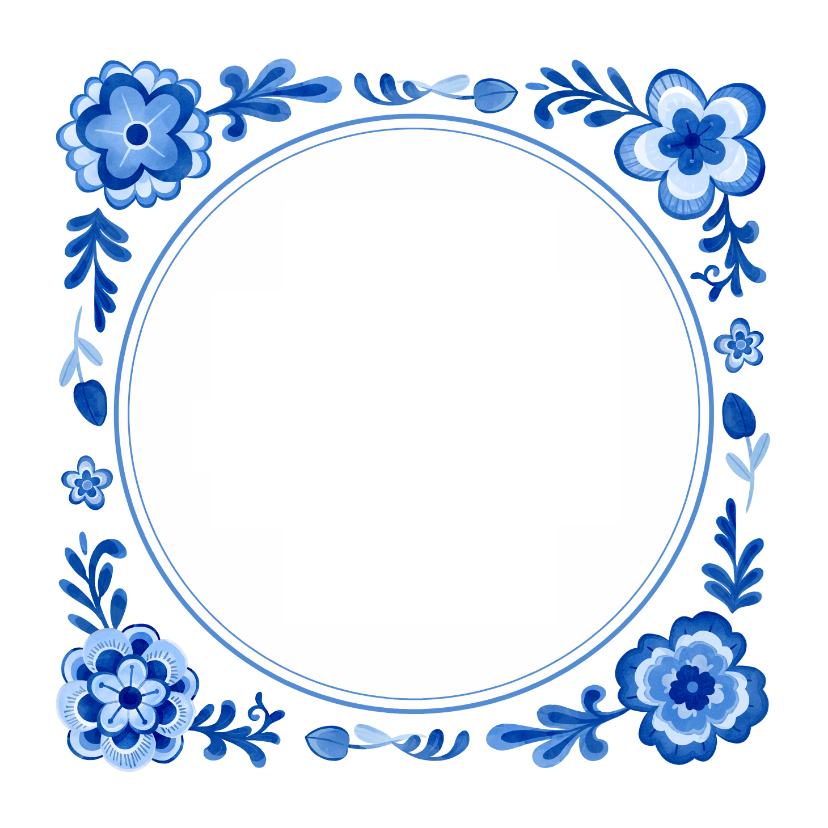
#> input picture materials/blue.png, 828 x 828 px
$ python letterarchitect_generate.py out
#> lines starting #> are read from the running program, lines starting #| are printed output that depends on the picture
import argparse
import os

import PIL.Image
import PIL.ImageFont
import PIL.ImageDraw

from typing import List, Tuple

from dataclasses import dataclass

FONT_SIZE = 350
SMALL_FONT_SIZE = 175


class Font:
    def __init__(self, font_path: str):
        self.LARGE: PIL.ImageFont.FreeTypeFont = PIL.ImageFont.truetype(
            font_path, FONT_SIZE
        )
        self.SMALL: PIL.ImageFont.FreeTypeFont = PIL.ImageFont.truetype(
            font_path, SMALL_FONT_SIZE
        )


class FontFamily:
    LATIN: Font = Font("fonts/noto-serif.ttf")
    PHOENICIAN: Font = Font("fonts/noto-phoenician.ttf")
    ARABIC: Font = Font("fonts/noto-arabic.ttf")


def load_image(image_path: str):
#> called with image_path = 'materials/blue.png'
    with PIL.Image.open(image_path) as img:
        # Ensure image is in RGB mode to support custom colours
#> img is the input picture: PIL image 828x828 RGBA; mean R, G, B, A 224.2, 233.5, 246, 255
        img = img.convert("RGB")
#> img: PIL image 828x828 RGB
#> call 2 of load_image, with image_path = 'materials/grey.png'
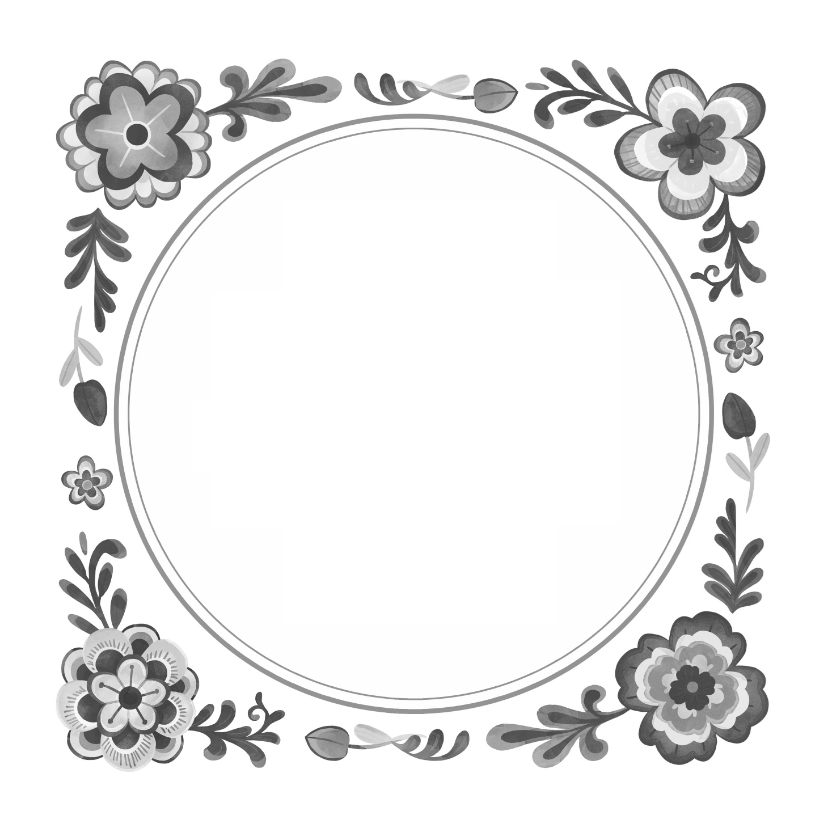
#> input picture materials/grey.png, 828 x 828 px
#> in load_image, img is the input picture: PIL image 828x828 RGBA; mean R, G, B, A 235.1, 235.1, 235.1, 255
#> call 3 of load_image, with image_path = 'materials/green.png'
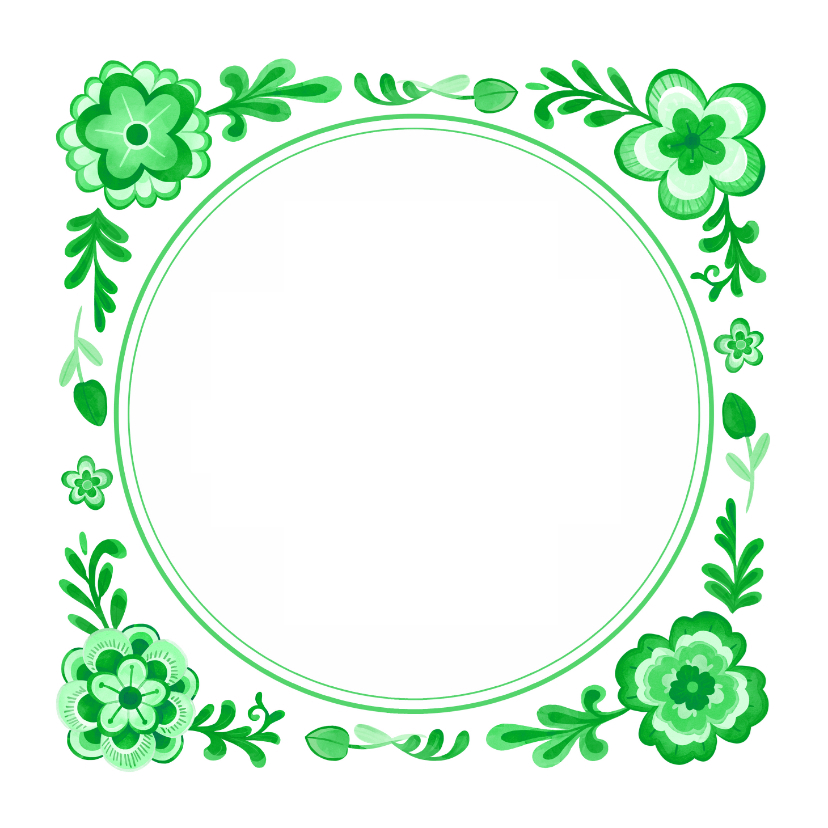
#> input picture materials/green.png, 828 x 828 px
#> in load_image, img is the input picture: PIL image 828x828 RGBA; mean R, G, B, A 224.2, 246, 228.8, 255
#> call 4 of load_image, with image_path = 'materials/orange.png'
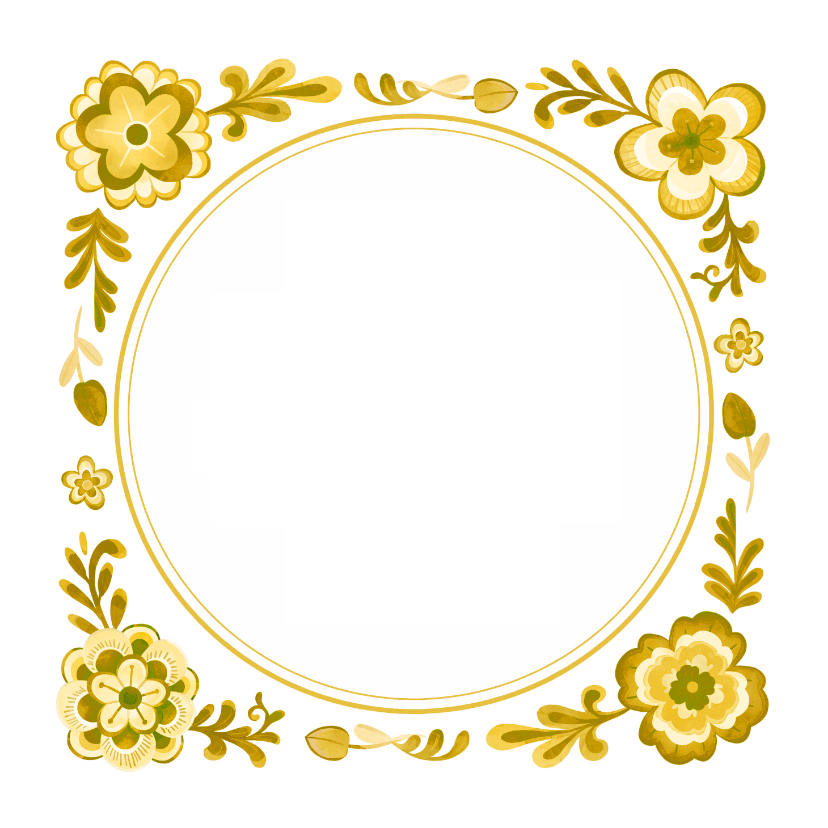
#> input picture materials/orange.png, 828 x 828 px
#> in load_image, img is the input picture: PIL image 828x828 RGBA; mean R, G, B, A 248.2, 242.6, 221.9, 255

    return img


class BaseImage:
    BLUE: PIL.Image.Image = load_image("materials/blue.png")
    GREY: PIL.Image.Image = load_image("materials/grey.png")
    GREEN: PIL.Image.Image = load_image("materials/green.png")
    ORANGE: PIL.Image.Image = load_image("materials/orange.png")


class Colour:
    BLUE: str = "#084FA9"
    GREY: str = "#505050"
    GREEN: str = "#14B530"
    ORANGE: str = "#F4CC3C"


@dataclass
class Alphabet:
    base_image: PIL.Image.Image
    font: Font
    characters: List[str] | List[Tuple[str, str]]
    colour: str


alphabets = {
    "latin": Alphabet(
        base_image=BaseImage.GREY,
        colour=Colour.GREY,
        font=FontFamily.LATIN,
        characters=[
            "x",
            "y",
        ],
    ),
    "greek": Alphabet(
        base_image=BaseImage.GREEN,
        colour=Colour.GREEN,
        font=FontFamily.LATIN,
        characters=[
            ("α", "a"),
            ("β", "b"),
            ("γ", "g"),
            ("δ", "d"),
            ("ε", "e"),
            ("ϝ", "w"),
            ("ϕ", "f"),
            ("υ", "u"),
            ("ζ", "z"),
            ("η", "h"),
            ("ι", "i/j"),
            ("κ", "k"),
            ("λ", "l"),
            ("μ", "m"),
            ("ν", "n"),
            ("χ", "ch"),
            ("ο", "o"),
            ("π", "p"),
            ("ϙ", "q"),
            ("ρ", "r"),
            ("σ", "s"),
            ("τ", "t"),
        ],
    ),
    "arabic": Alphabet(
        base_image=BaseImage.ORANGE,
        colour=Colour.ORANGE,
        font=FontFamily.ARABIC,
        characters=[
            ("ﺍ", "a"),
            ("ﺏ", "b"),
            ("ﺝ", "g"),
            ("ﺩ", "d"),
            # ("ﻩ", "e"),
            ("ف", "f"),
            ("ﻭ", "u/w"),
            ("ز", "z"),
            ("ﺡ", "h"),
            ("ﻱ", "i/j"),
            ("ﻙ", "k"),
            ("ﻝ", "l"),
            ("ﻡ", "m"),
            ("ﻥ", "n"),
            # ("ﻉ", "o"),
            # ("ﻑ", "p"),
            ("ﻕ", "q"),
            ("ﺭ", "r"),
            ("ﺱ", "s"),
            ("ﺕ", "t"),
        ],
    ),
    "phoenician": Alphabet(
        base_image=BaseImage.BLUE,
        colour=Colour.BLUE,
        font=FontFamily.PHOENICIAN,
        characters=[
            ("𐤀", "a"),
            ("𐤁", "b"),
            ("𐤂", "g"),
            ("𐤃", "d"),
            ("𐤄", "e"),
            ("𐤅", "u/w"),
            ("𐤆", "z"),
            ("𐤇", "h"),
            ("𐤉", "i/j"),
            ("𐤊", "k"),
            ("𐤋", "l"),
            ("𐤌", "m"),
            ("𐤍", "n"),
            ("𐤎", "ch"),
            ("𐤏", "o"),
            ("𐤐", "p"),
            ("𐤒", "q"),
            ("𐤓", "r"),
            ("𐤔", "s"),
            ("𐤕", "t"),
        ],
    ),
}


# [137 lines left out: functions build_image, combine_into_foldable, get_character_path, generate_tiles, generate_folds, not called in this run]


if __name__ == "__main__":
    parser = argparse.ArgumentParser(
        description="letterarchitect - generate character tiles"
    )
    parser.add_argument(
        "output_dir", type=str, help="where to save the generated characters"
    )
    args = parser.parse_args()

    if not os.path.exists(args.output_dir):
#> (the run stopped early here; a loop or call above may not have finished)
